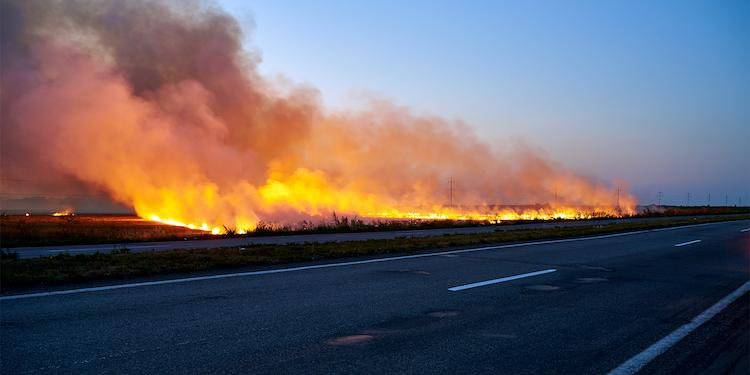
#> input picture Tutorial_5/fire.jpg, 750 x 375 px
$ python S17391_tuto5.py
#> lines starting #> are read from the running program, lines starting #| are printed output that depends on the picture; after the words box and inside, x2 and y2 are one past the last pixel; in counts of white or black regions, pixels touching at a corner belong together
import cv2
import numpy as np
import matplotlib.pyplot as plt


def question_1():
    img  = cv2.imread(r'fire.jpg', cv2.IMREAD_ANYCOLOR)
#> img is the input picture: shape (375, 750, 3); mean B, G, R 103.8, 97.5, 104.5
    img_ = cv2.cvtColor(img, cv2.COLOR_BGR2RGB)

    img_hsv = cv2.cvtColor(img, cv2.COLOR_BGR2HSV)
#> img_hsv: shape (375, 750, 3); mean H, S, V 80.6, 141.1, 136.9
    h,s,v = cv2.split(img_hsv)
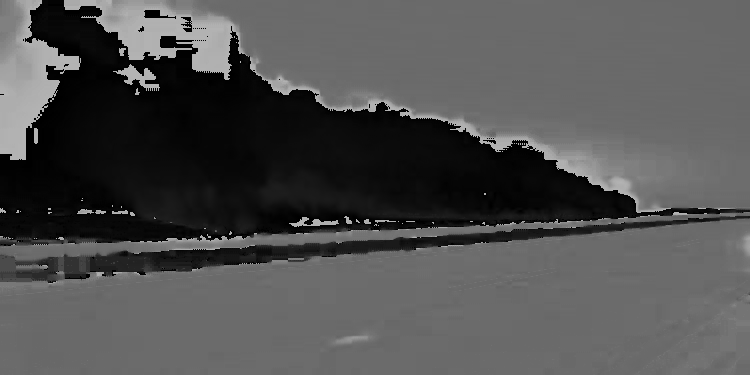
#> h: shape (375, 750); min 0, max 179, mean 80.6
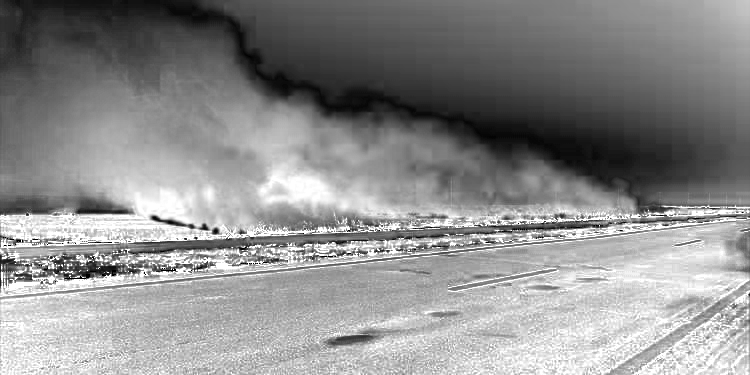
#> s: shape (375, 750); min 0, max 255, mean 141.1

    v_ = cv2.equalizeHist(v)
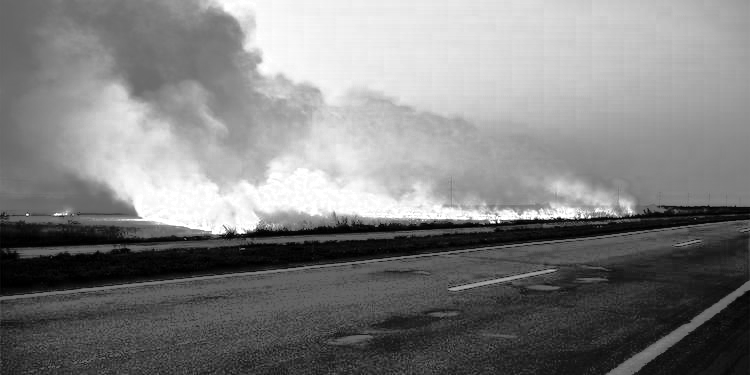
#> v_: shape (375, 750); min 0, max 255, mean 128.2

    eq_img = cv2.cvtColor(cv2.merge([h,s,v_]), cv2.COLOR_HSV2RGB)
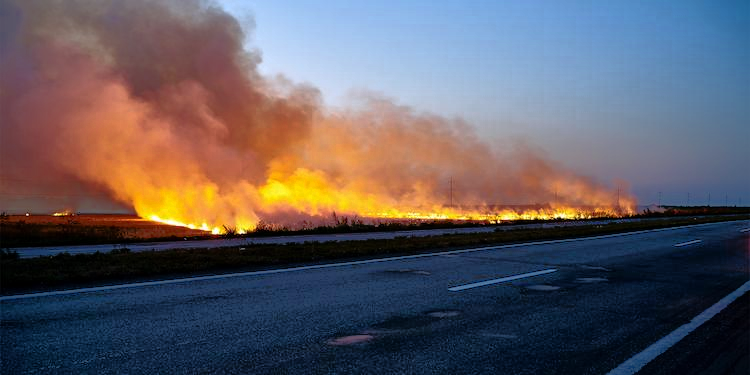
#> eq_img: shape (375, 750, 3); mean R, G, B 96.5, 90.7, 97.5


    ret, thresh = cv2.threshold(eq_img, 205, 255, cv2.THRESH_BINARY_INV)
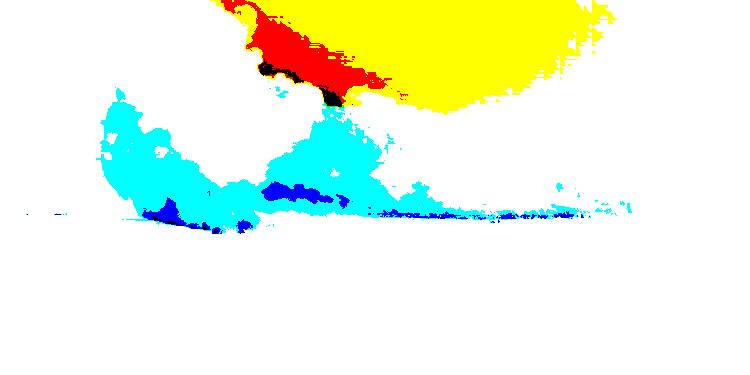
#> thresh: shape (375, 750, 3); mean R, G, B 233.6, 247.7, 226.3

    mask = cv2.inRange(thresh, (0,0,255), (0,255,255))
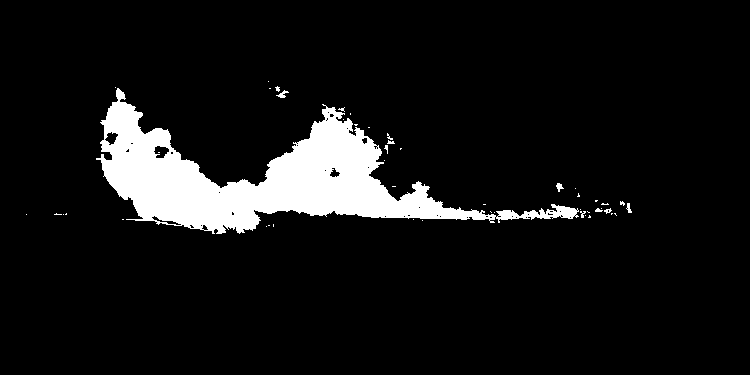
#> mask: shape (375, 750); 8.2% white; 48 white regions (40 under 20 px), largest, box (x1, y1, x2, y2) and area: (96, 88, 579, 234) 22554, (276, 90, 289, 98) 44, (556, 183, 564, 192) 39

    final = cv2.bitwise_and(eq_img, eq_img, mask = mask)
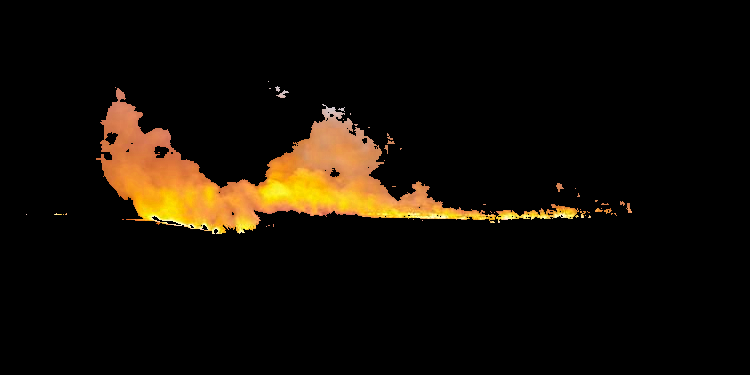
#> final: shape (375, 750, 3); mean R, G, B 19.1, 12.8, 5


    plt.subplot(131)
    plt.title('original image')
    plt.imshow(img)
    plt.xticks([])
    plt.yticks([])

    plt.subplot(132)
    plt.title('mask')
    plt.imshow(mask)
    plt.xticks([])
    plt.yticks([])


    plt.subplot(133)
    plt.title('REsult')
    plt.imshow(final)
    plt.xticks([])
    plt.yticks([])

    plt.show()
#> figure, not shown here; B, G, R data is drawn as R, G, B


def create_clahe_img(img, value):
    h,s,v = cv2.split(cv2.cvtColor(img, cv2.COLOR_BGR2HSV))

    clahe = cv2.createCLAHE(clipLimit = value, tileGridSize = (8,8))
    v_ = clahe.apply(v)

    result = cv2.cvtColor(cv2.merge([h,s,v_]), cv2.COLOR_HSV2RGB)

    return result


def question_2():
    img = cv2.imread(r'1.jpg', cv2.IMREAD_ANYCOLOR)


    img_2 = create_clahe_img(img, 2.0)
    img_5 = create_clahe_img(img, 5.0)
    img_10 = create_clahe_img(img, 10.0)
    img_20 = create_clahe_img(img, 20.0)

    img = cv2.cvtColor(img, cv2.COLOR_BGR2RGB)


    titles = ['original', 'clahe 2.0', 'clahe 5.0', 'clahe 10.0', 'clahe 20.0']
    images = [img, img_2, img_5, img_10, img_20]


    for i in range(len(titles)):
        plt.subplot(2,3,i+1)
        plt.title(titles[i])
        plt.imshow(images[i])
        plt.xticks([])
        plt.yticks([])


    plt.show()


question_1()
##question_2()
